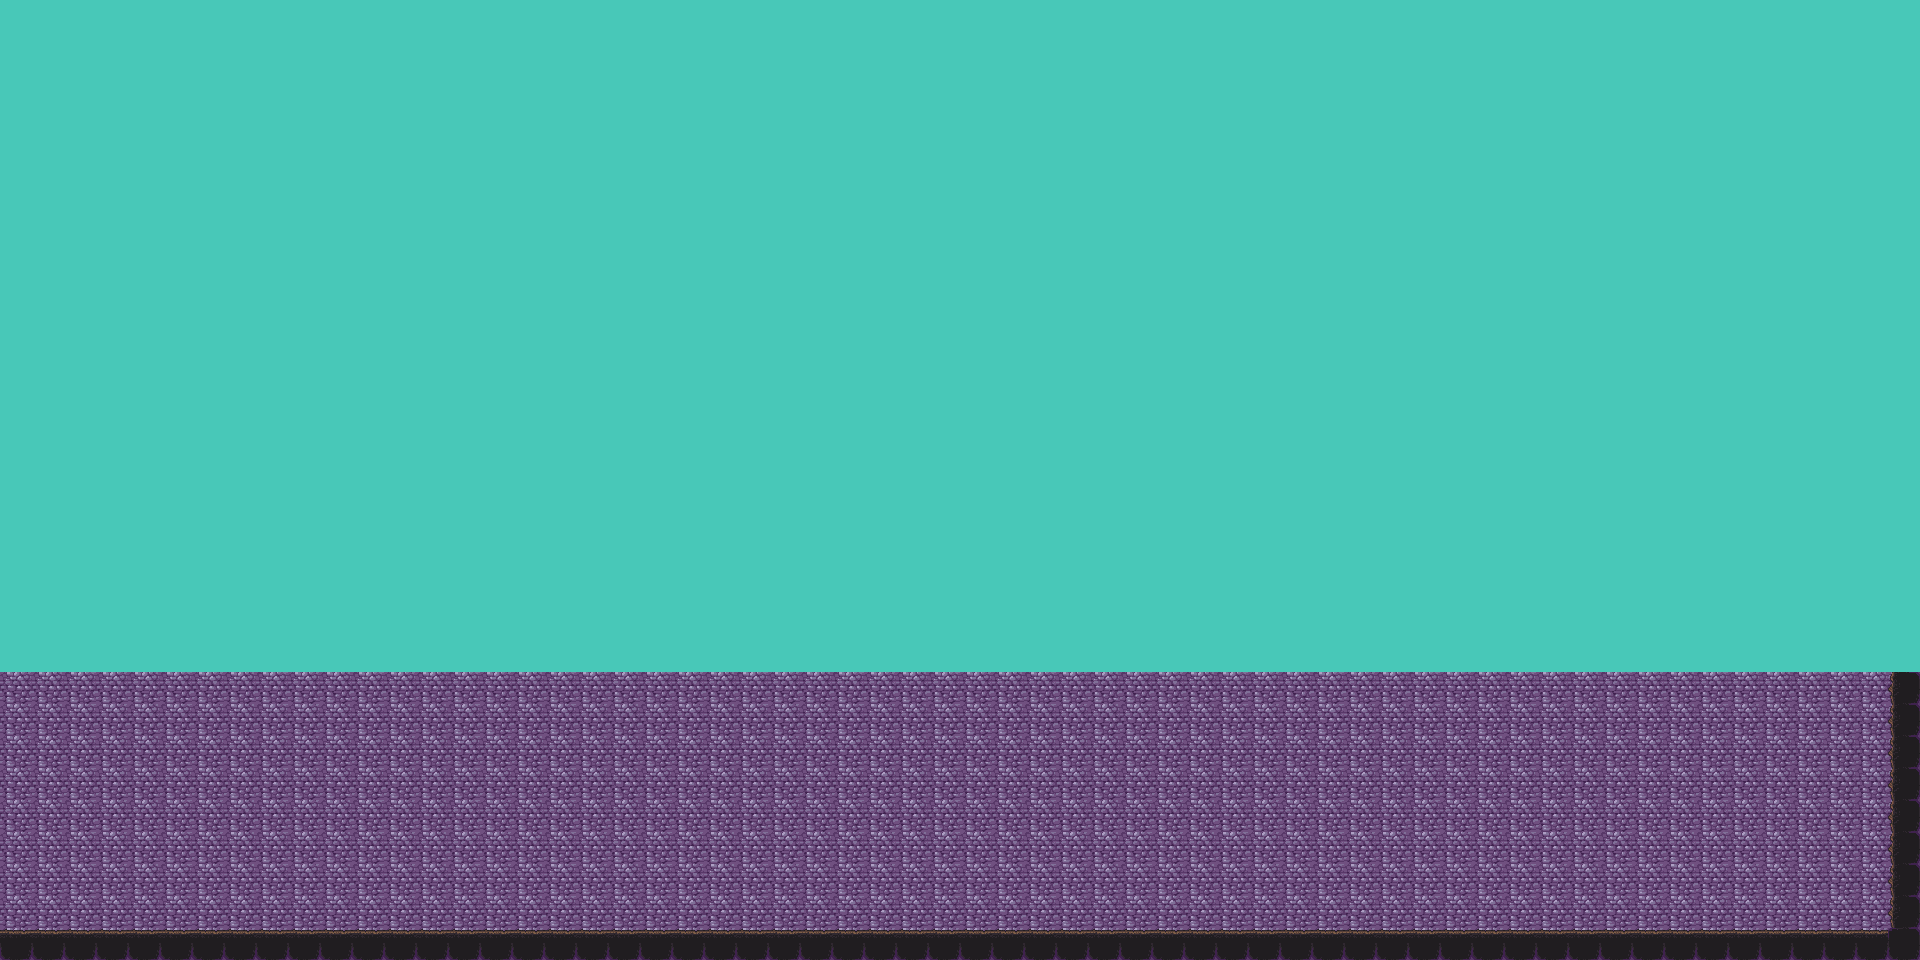

This game map was drawn from its Tiled (.tmx) file and the tilesets committed beside it. A one-line description and the trimmed map source follow:
An orthogonal 60x30 tile map with 32x32 px tiles, 1 tile layer (Слой тайлов 1) and 4 objects (3x wall, player).

<map version="1.0" tiledversion="1.1.1" orientation="orthogonal" renderorder="left-up" width="60" height="30" tilewidth="32" tileheight="32" infinite="0" nextobjectid="36">
 <tileset firstgid="1" name="hyptosis_til-art-batch-2" tilewidth="32" tileheight="32" tilecount="900" columns="30">
  <image source="src/hyptosis_til-art-batch-2.png" trans="000000" width="960" height="960" />
 </tileset>
 <layer name="Слой тайлов 1" width="60" height="30">
  <data>[1800 cells, 1800 non-empty, 7 distinct tile ids]</data>
 </layer>
 <objectgroup name="objects">
  <object id="6" name="wall" x="3.33333" y="879.333" width="1917.33" height="79.3333" />
  <object id="7" name="wall" x="1892.67" y="389.333" width="27.3333" height="538.667" />
  <object id="30" name="wall" x="0" y="462.667" width="3.33333" height="469.333" />
  <object id="35" name="player" x="664" y="792" width="30" height="34" />
 </objectgroup>
</map>
